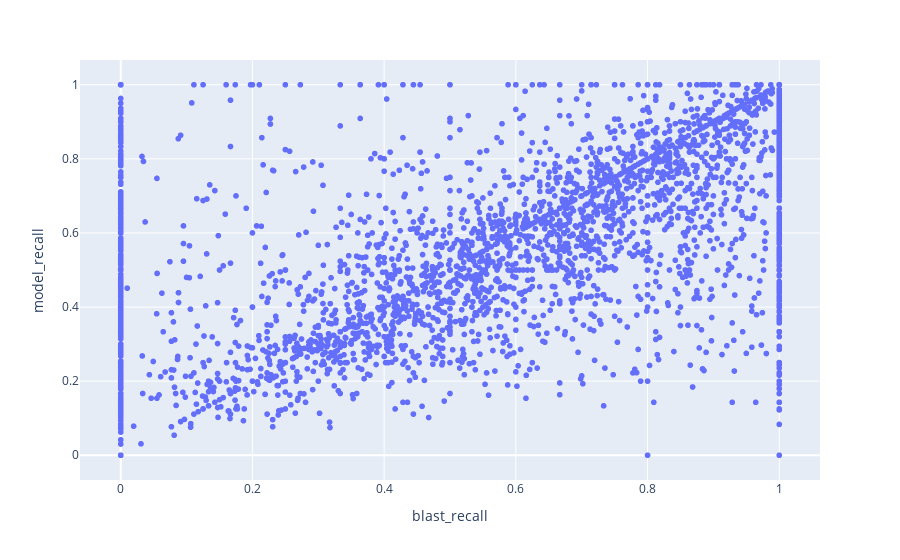

Notebook cell for this chart:
### Code cell
import plotly.express as px
fig = px.scatter(df, x="blast_recall", y="model_recall",  hover_data=[df.index])
fig.show()

### Figure 1 — Plotly figure (JSON) as saved in the notebook; plotly's stock layout.template omitted (floating-point values rounded to 4 significant figures; data arrays with more than 128 entries replaced by an {"elided": "..."} marker saying what was removed)
{"data": [{"customdata": {"elided": "3874x1 str values"}, "hovertemplate": "blast_recall=%{x}<br>model_recall=%{y}<br>index=%{customdata[0]}<extra></extra>", "legendgroup": "", "marker": {"color": "#636efa", "symbol": "circle"}, "mode": "markers", "name": "", "showlegend": false, "type": "scattergl", "x": {"elided": "3874 float values"}, "xaxis": "x", "y": {"elided": "3874 float values"}, "yaxis": "y"}], "layout": {"legend": {"tracegroupgap": 0}, "margin": {"t": 60}, "xaxis": {"anchor": "y", "domain": [0, 1], "title": {"text": "blast_recall"}}, "yaxis": {"anchor": "x", "domain": [0, 1], "title": {"text": "model_recall"}}}}
